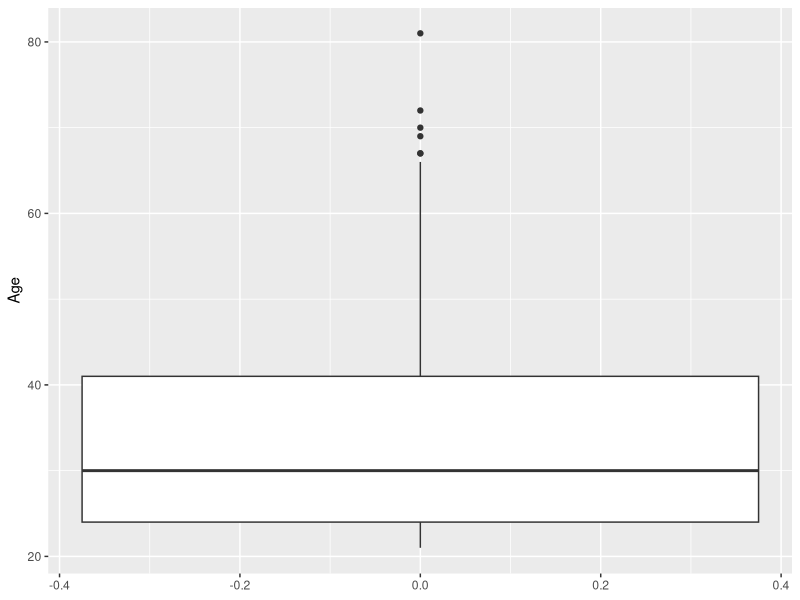
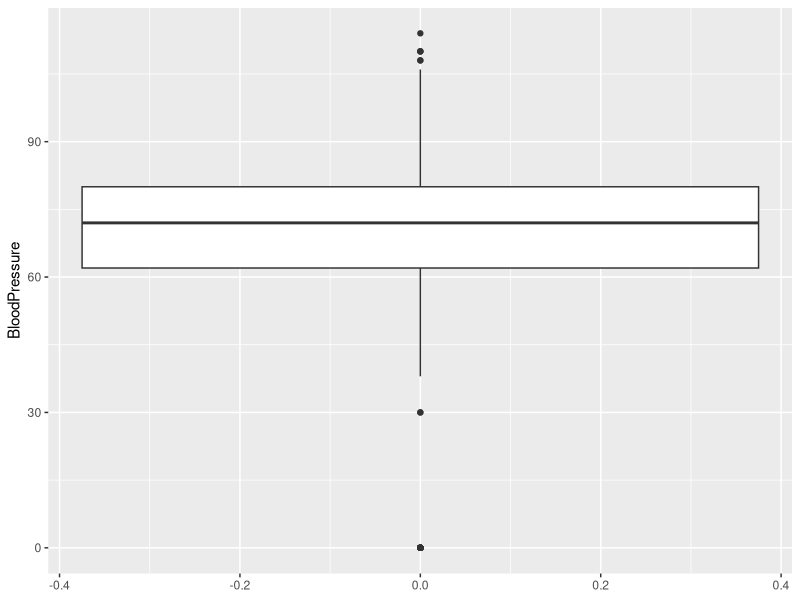
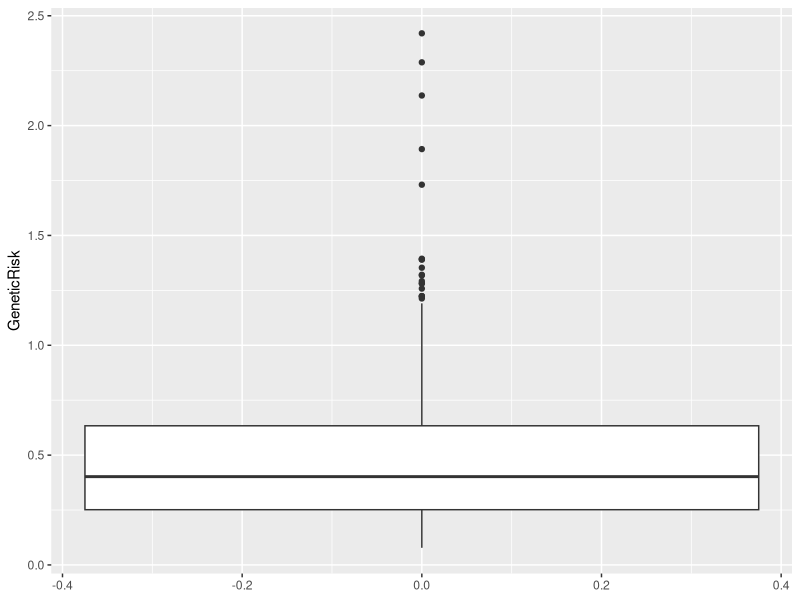
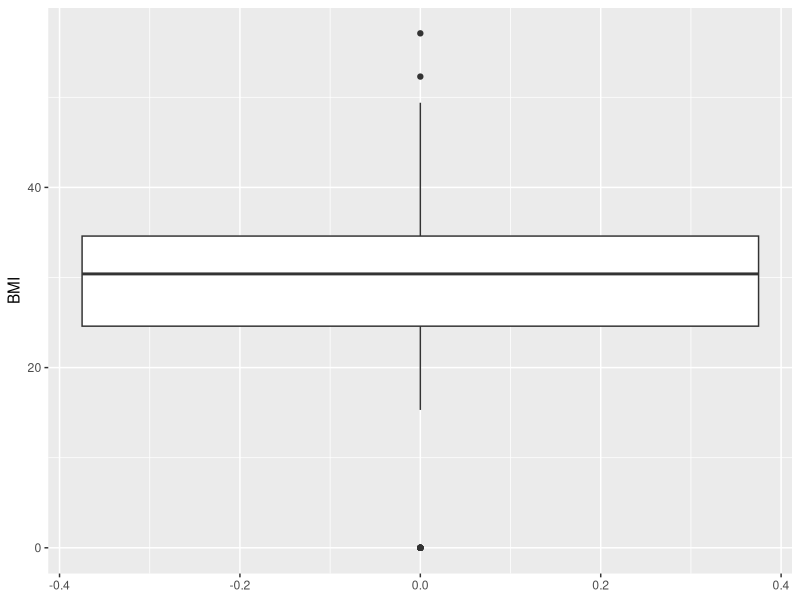
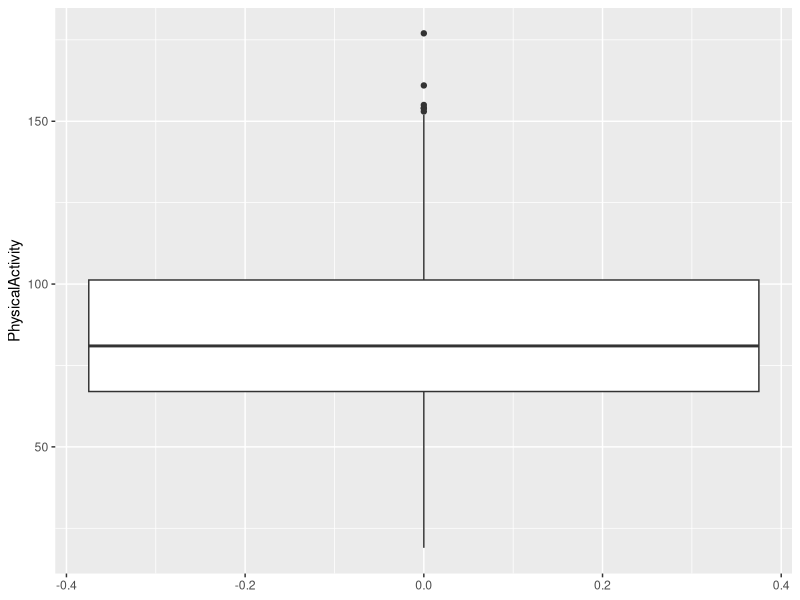

Recreate these plots in R, in order. (Note: this script raises an error after producing the figures.)
## ---- chunk 1
library(tidyverse)
library(readxl)
## ---- chunk 2
diabetes_clinical <- read_excel('../data/diabetes_clinical_toy_messy.xlsx')
head(diabetes_clinical)
## ---- chunk 3
colSums(is.na(diabetes_clinical))
## ---- chunk 4
table(diabetes_clinical$Sex)
table(diabetes_clinical$Smoker)
table(diabetes_clinical$Diabetes)
## ---- chunk 5
diabetes_clinical %>% 
  ggplot(aes(y = Age)) + 
  geom_boxplot()
## ---- chunk 6
diabetes_clinical %>% 
  ggplot(aes(y = BloodPressure)) + 
  geom_boxplot()
## ---- chunk 7
diabetes_clinical %>% 
  ggplot(aes(y = GeneticRisk)) + 
  geom_boxplot()
## ---- chunk 8
diabetes_clinical %>% 
  ggplot(aes(y = BMI)) + 
  geom_boxplot()
## ---- chunk 9
diabetes_clinical %>% 
  ggplot(aes(y = PhysicalActivity)) + 
  geom_boxplot()
## ---- chunk 10
diabetes_clinical$Sex %>% table()
nrow(diabetes_clinical)
## ---- chunk 11
diabetes_clinical_clean <- diabetes_clinical %>% 
  mutate(Sex = str_to_title(Sex),
         Diabetes = Diabetes %>% factor()) %>% 
  filter(BMI != 0, BloodPressure != 0) 
## ---- chunk 12
diabetes_clinical_clean$Sex %>% table()
## ---- chunk 13
nrow(diabetes_clinical_clean)
## ---- chunk 14
diabetes_meta <- read_excel('../data/diabetes_meta_toy_messy.xlsx')
head(diabetes_meta)
## ---- chunk 15
colSums(is.na(diabetes_meta))
## ---- chunk 16
rowSums(is.na(diabetes_meta)) %>% table()
## ---- chunk 17
table(diabetes_meta$Married)
table(diabetes_meta$Work)
## ---- chunk 18
nrow(diabetes_meta)
## ---- chunk 19
diabetes_meta_clean <- diabetes_meta %>% 
  mutate(Married = case_when(str_detect(Married, 'N') ~ 'No',
                             str_detect(Married, 'Y') ~ 'Yes',
                             .default = NA
                             ),
         Work = case_when(str_starts(Work, 'S') ~ 'Self-employed',
                          Work %in% c('-Public', '*Public', '*Public', 'P!UBLIC', 'Pu.blic', 'Publ&ic', 'Publi-c', 'Publi+c', 'Public') ~ 'Public',
                          Work %in% c('P#rivate', 'P%rivate', 'Priva.te', 'Privat-e', 'Privat+e', 'Private', 'PRIVATE') ~ 'Private',
                          .default = NA
                          ),
         ID = as.numeric(ID)
         )

head(diabetes_meta_clean)
## ---- chunk 20
nrow(diabetes_meta_clean)
## ---- chunk 21
diabetes_join <- diabetes_clinical_clean %>% 
  left_join(diabetes_meta_clean, by = 'ID')
## ---- chunk 22
nrow(diabetes_join)
## ---- chunk 23
writexl::write_xlsx(diabetes_join, '../out/diabetes_join.xlsx')
